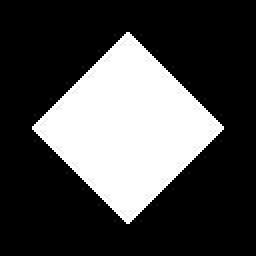
%> input picture segmentation/img/120.jpg, 128 x 128 px, given in place of 130.bmp, which was not available (shown 2 times larger)
$ octave main.m   (GNU Octave 9; MATLAB toolbox functions it lacks are replaced by stand-ins)
%> lines starting %> are read from the running program, lines starting %| are printed output that depends on the picture; in (x1, y1, x2, y2) boxes, pixels count from 0 and x2, y2 are one past the last pixel; in counts of white or black regions, pixels touching at a corner belong together; the program's own positions count from 1; pictures that were not available may be replaced by others from this repository, and a replacement may not be noted
### segmentation/util/colorspace.m
function varargout = colorspace(Conversion,varargin)
%COLORSPACE  Convert a color image between color representations.
%   B = COLORSPACE(S,A) converts the color representation of image A
%   where S is a string specifying the conversion.  S tells the
%   source and destination color spaces, S = 'dest<-src', or
%   alternatively, S = 'src->dest'.  Supported color spaces are
%
%     'RGB'              R'G'B' Red Green Blue (ITU-R BT.709 gamma-corrected)
%     'YPbPr'            Luma (ITU-R BT.601) + Chroma
%     'YCbCr'/'YCC'      Luma + Chroma ("digitized" version of Y'PbPr)
%     'YUV'              NTSC PAL Y'UV Luma + Chroma
%     'YIQ'              NTSC Y'IQ Luma + Chroma
%     'YDbDr'            SECAM Y'DbDr Luma + Chroma
%     'JPEGYCbCr'        JPEG-Y'CbCr Luma + Chroma
%     'HSV'/'HSB'        Hue Saturation Value/Brightness
%     'HSL'/'HLS'/'HSI'  Hue Saturation Luminance/Intensity
%     'XYZ'              CIE XYZ
%     'Lab'              CIE L*a*b* (CIELAB)
%     'Luv'              CIE L*u*v* (CIELUV)
%     'Lch'              CIE L*ch (CIELCH)
%
%  All conversions assume 2 degree observer and D65 illuminant.  Color
%  space names are case insensitive.  When R'G'B' is the source or
%  destination, it can be omitted. For example 'yuv<-' is short for
%  'yuv<-rgb'.
%
%  MATLAB uses two standard data formats for R'G'B': double data with
%  intensities in the range 0 to 1, and uint8 data with integer-valued
%  intensities from 0 to 255.  As MATLAB's native datatype, double data is
%  the natural choice, and the R'G'B' format used by colorspace.  However,
%  for memory and computational performance, some functions also operate
%  with uint8 R'G'B'.  Given uint8 R'G'B' color data, colorspace will
%  first cast it to double R'G'B' before processing.
%
%  If A is an Mx3 array, like a colormap, B will also have size Mx3.
%
%  [B1,B2,B3] = COLORSPACE(S,A) specifies separate output channels.
%  COLORSPACE(S,A1,A2,A3) specifies separate input channels.

% Pascal Getreuer 2005-2006

%%% Input parsing %%%
if nargin < 2, error('Not enough input arguments.'); end
[SrcSpace,DestSpace] = parse(Conversion);

if nargin == 2
   Image = varargin{1};
elseif nargin >= 3
   Image = cat(3,varargin{:});
else
   error('Invalid number of input arguments.');
end

FlipDims = (size(Image,3) == 1);

if FlipDims, Image = permute(Image,[1,3,2]); end
if ~isa(Image,'double'), Image = double(Image)/255; end
if size(Image,3) ~= 3, error('Invalid input size.'); end

SrcT = gettransform(SrcSpace);
DestT = gettransform(DestSpace);

if ~ischar(SrcT) & ~ischar(DestT)
   % Both source and destination transforms are affine, so they
   % can be composed into one affine operation
   T = [DestT(:,1:3)*SrcT(:,1:3),DestT(:,1:3)*SrcT(:,4)+DestT(:,4)];
   Temp = zeros(size(Image));
   Temp(:,:,1) = T(1)*Image(:,:,1) + T(4)*Image(:,:,2) + T(7)*Image(:,:,3) + T(10);
   Temp(:,:,2) = T(2)*Image(:,:,1) + T(5)*Image(:,:,2) + T(8)*Image(:,:,3) + T(11);
   Temp(:,:,3) = T(3)*Image(:,:,1) + T(6)*Image(:,:,2) + T(9)*Image(:,:,3) + T(12);
   Image = Temp;
elseif ~ischar(DestT)
   Image = rgb(Image,SrcSpace);
   Temp = zeros(size(Image));
   Temp(:,:,1) = DestT(1)*Image(:,:,1) + DestT(4)*Image(:,:,2) + DestT(7)*Image(:,:,3) + DestT(10);
   Temp(:,:,2) = DestT(2)*Image(:,:,1) + DestT(5)*Image(:,:,2) + DestT(8)*Image(:,:,3) + DestT(11);
   Temp(:,:,3) = DestT(3)*Image(:,:,1) + DestT(6)*Image(:,:,2) + DestT(9)*Image(:,:,3) + DestT(12);
   Image = Temp;
else
   Image = feval(DestT,Image,SrcSpace);
end

%%% Output format %%%
if nargout > 1
   varargout = {Image(:,:,1),Image(:,:,2),Image(:,:,3)};
else
   if FlipDims, Image = permute(Image,[1,3,2]); end
   varargout = {Image};
end

return;


function [SrcSpace,DestSpace] = parse(Str)
% Parse conversion argument

if isstr(Str)
   Str = lower(strrep(strrep(Str,'-',''),' ',''));
   k = find(Str == '>');

   if length(k) == 1         % Interpret the form 'src->dest'
      SrcSpace = Str(1:k-1);
      DestSpace = Str(k+1:end);
   else
      k = find(Str == '<');

      if length(k) == 1      % Interpret the form 'dest<-src'
         DestSpace = Str(1:k-1);
         SrcSpace = Str(k+1:end);
      else
         error(['Invalid conversion, ''',Str,'''.']);
      end
   end

   SrcSpace = alias(SrcSpace);
   DestSpace = alias(DestSpace);
else
   SrcSpace = 1;             % No source pre-transform
   DestSpace = Conversion;
   if any(size(Conversion) ~= 3), error('Transformation matrix must be 3x3.'); end
end
return;


function Space = alias(Space)
Space = strrep(Space,'cie','');

if isempty(Space)
   Space = 'rgb';
end

switch Space
case {'ycbcr','ycc'}
   Space = 'ycbcr';
case {'hsv','hsb'}
   Space = 'hsv';
case {'hsl','hsi','hls'}
   Space = 'hsl';
case {'rgb','yuv','yiq','ydbdr','ycbcr','jpegycbcr','xyz','lab','luv','lch'}
   return;
end
return;


function T = gettransform(Space)
% Get a colorspace transform: either a matrix describing an affine transform,
% or a string referring to a conversion subroutine
switch Space
case 'ypbpr'
   T = [0.299,0.587,0.114,0;-0.1687367,-0.331264,0.5,0;0.5,-0.418688,-0.081312,0];
case 'yuv'
   % R'G'B' to NTSC/PAL YUV
   % Wikipedia: http://en.wikipedia.org/wiki/YUV
   T = [0.299,0.587,0.114,0;-0.147,-0.289,0.436,0;0.615,-0.515,-0.100,0];
case 'ydbdr'
   % R'G'B' to SECAM YDbDr
   % Wikipedia: http://en.wikipedia.org/wiki/YDbDr
   T = [0.299,0.587,0.114,0;-0.450,-0.883,1.333,0;-1.333,1.116,0.217,0];
case 'yiq'
   % R'G'B' in [0,1] to NTSC YIQ in [0,1];[-0.595716,0.595716];[-0.522591,0.522591];
   % Wikipedia: http://en.wikipedia.org/wiki/YIQ
   T = [0.299,0.587,0.114,0;0.595716,-0.274453,-0.321263,0;0.211456,-0.522591,0.311135,0];
case 'ycbcr'
   % R'G'B' (range [0,1]) to ITU-R BRT.601 (CCIR 601) Y'CbCr
   % Wikipedia: http://en.wikipedia.org/wiki/YCbCr
   % Poynton, Equation 3, scaling of R'G'B to Y'PbPr conversion
   T = [65.481,128.553,24.966,16;-37.797,-74.203,112.0,128;112.0,-93.786,-18.214,128];
case 'jpegycbcr'
   % Wikipedia: http://en.wikipedia.org/wiki/YCbCr
   T = [0.299,0.587,0.114,0;-0.168736,-0.331264,0.5,0.5;0.5,-0.418688,-0.081312,0.5]*255;
case {'rgb','xyz','hsv','hsl','lab','luv','lch'}
   T = Space;
otherwise
   error(['Unknown color space, ''',Space,'''.']);
end
return;


function Image = rgb(Image,SrcSpace)
% Convert to Rec. 709 R'G'B' from 'SrcSpace'
switch SrcSpace
case 'rgb'
   return;
case 'hsv'
   % Convert HSV to R'G'B'
   Image = huetorgb((1 - Image(:,:,2)).*Image(:,:,3),Image(:,:,3),Image(:,:,1));
case 'hsl'
   % Convert HSL to R'G'B'
   L = Image(:,:,3);
   Delta = Image(:,:,2).*min(L,1-L);
   Image = huetorgb(L-Delta,L+Delta,Image(:,:,1));
case {'xyz','lab','luv','lch'}
   % Convert to CIE XYZ
   Image = xyz(Image,SrcSpace);
   % Convert XYZ to RGB
   T = [3.240479,-1.53715,-0.498535;-0.969256,1.875992,0.041556;0.055648,-0.204043,1.057311];
   R = T(1)*Image(:,:,1) + T(4)*Image(:,:,2) + T(7)*Image(:,:,3);  % R
   G = T(2)*Image(:,:,1) + T(5)*Image(:,:,2) + T(8)*Image(:,:,3);  % G
   B = T(3)*Image(:,:,1) + T(6)*Image(:,:,2) + T(9)*Image(:,:,3);  % B
   % Desaturate and rescale to constrain resulting RGB values to [0,1]
   AddWhite = -min(min(min(R,G),B),0);
   Scale = max(max(max(R,G),B)+AddWhite,1);
   R = (R + AddWhite)./Scale;
   G = (G + AddWhite)./Scale;
   B = (B + AddWhite)./Scale;
   % Apply gamma correction to convert RGB to Rec. 709 R'G'B'
   Image(:,:,1) = gammacorrection(R);  % R'
   Image(:,:,2) = gammacorrection(G);  % G'
   Image(:,:,3) = gammacorrection(B);  % B'
otherwise  % Conversion is through an affine transform
   T = gettransform(SrcSpace);
   temp = inv(T(:,1:3));
   T = [temp,-temp*T(:,4)];
   R = T(1)*Image(:,:,1) + T(4)*Image(:,:,2) + T(7)*Image(:,:,3) + T(10);
   G = T(2)*Image(:,:,1) + T(5)*Image(:,:,2) + T(8)*Image(:,:,3) + T(11);
   B = T(3)*Image(:,:,1) + T(6)*Image(:,:,2) + T(9)*Image(:,:,3) + T(12);
   AddWhite = -min(min(min(R,G),B),0);
   Scale = max(max(max(R,G),B)+AddWhite,1);
   R = (R + AddWhite)./Scale;
   G = (G + AddWhite)./Scale;
   B = (B + AddWhite)./Scale;
   Image(:,:,1) = R;
   Image(:,:,2) = G;
   Image(:,:,3) = B;
end

% Clip to [0,1]
Image = min(max(Image,0),1);
return;


function Image = xyz(Image,SrcSpace)
% Convert to CIE XYZ from 'SrcSpace'
WhitePoint = [0.950456,1,1.088754];

switch SrcSpace
case 'xyz'
   return;
case 'luv'
   % Convert CIE L*uv to XYZ
   WhitePointU = (4*WhitePoint(1))./(WhitePoint(1) + 15*WhitePoint(2) + 3*WhitePoint(3));
   WhitePointV = (9*WhitePoint(2))./(WhitePoint(1) + 15*WhitePoint(2) + 3*WhitePoint(3));
   L = Image(:,:,1);
   Y = (L + 16)/116;
   Y = invf(Y)*WhitePoint(2);
   U = Image(:,:,2)./(13*L + 1e-6*(L==0)) + WhitePointU;
   V = Image(:,:,3)./(13*L + 1e-6*(L==0)) + WhitePointV;
   Image(:,:,1) = -(9*Y.*U)./((U-4).*V - U.*V);                  % X
   Image(:,:,2) = Y;                                             % Y
   Image(:,:,3) = (9*Y - (15*V.*Y) - (V.*Image(:,:,1)))./(3*V);  % Z
case {'lab','lch'}
   Image = lab(Image,SrcSpace);
   % Convert CIE L*ab to XYZ
   fY = (Image(:,:,1) + 16)/116;
   fX = fY + Image(:,:,2)/500;
   fZ = fY - Image(:,:,3)/200;
   Image(:,:,1) = WhitePoint(1)*invf(fX);  % X
   Image(:,:,2) = WhitePoint(2)*invf(fY);  % Y
   Image(:,:,3) = WhitePoint(3)*invf(fZ);  % Z
otherwise   % Convert from some gamma-corrected space
   % Convert to Rec. 701 R'G'B'
   Image = rgb(Image,SrcSpace);
   % Undo gamma correction
   R = invgammacorrection(Image(:,:,1));
   G = invgammacorrection(Image(:,:,2));
   B = invgammacorrection(Image(:,:,3));
   % Convert RGB to XYZ
   T = inv([3.240479,-1.53715,-0.498535;-0.969256,1.875992,0.041556;0.055648,-0.204043,1.057311]);
   Image(:,:,1) = T(1)*R + T(4)*G + T(7)*B;  % X
   Image(:,:,2) = T(2)*R + T(5)*G + T(8)*B;  % Y
   Image(:,:,3) = T(3)*R + T(6)*G + T(9)*B;  % Z
end
return;


% [35 lines left out: functions hsv, hsl, not called in this run]


function Image = lab(Image,SrcSpace)
% Convert to CIE L*a*b* (CIELAB)
WhitePoint = [0.950456,1,1.088754];

switch SrcSpace
case 'lab'
   return;
case 'lch'
   % Convert CIE L*CH to CIE L*ab
   C = Image(:,:,2);
   Image(:,:,2) = cos(Image(:,:,3)*pi/180).*C;  % a*
   Image(:,:,3) = sin(Image(:,:,3)*pi/180).*C;  % b*
otherwise
   Image = xyz(Image,SrcSpace);  % Convert to XYZ
   % Convert XYZ to CIE L*a*b*
   X = Image(:,:,1)/WhitePoint(1);
   Y = Image(:,:,2)/WhitePoint(2);
   Z = Image(:,:,3)/WhitePoint(3);
   fX = f(X);
   fY = f(Y);
   fZ = f(Z);
   Image(:,:,1) = 116*fY - 16;    % L*
   Image(:,:,2) = 500*(fX - fY);  % a*
   Image(:,:,3) = 200*(fY - fZ);  % b*
end
return;


% [68 lines left out: functions luv, lch, huetorgb, rgbtohue, gammacorrection, not called in this run]


function R = invgammacorrection(Rp)
R = real(((Rp + 0.099)/1.099).^(1/0.45));
i = (R < 0.018);
R(i) = Rp(i)/4.5138;
return;


function fY = f(Y)
fY = real(Y.^(1/3));
i = (Y < 0.008856);
fY(i) = Y(i)*(841/108) + (4/29);
return;


% [5 lines left out: function invf, not called in this run]

### segmentation/util/normalize.m
function normVals=normalize(newVals,oldVals)
%function normVals=normalize(newVals,oldVals) normalizes the range of
%newVals to the range of oldVals such that every column is normalized
%independantly
%
%Inputs:    newVals - NxP matrix of new values to be normalized to the
%               range of oldVals
%           oldVals - Optional NxP matrix of original values (for
%               arbitrary K).  Defaults to normalizing range to [0,1]
%
%Outputs:   normVals - NxP matrix of newVals normalized (columnwise) to
%               the range of oldVals
%
%
%5/13/03 - Leo Grady

% Copyright (C) 2002, 2003 Leo Grady <lgrady@cns.bu.edu>
%   Computer Vision and Computational Neuroscience Lab
%   Department of Cognitive and Neural Systems
%   Boston University
%   Boston, MA  02215
%
% This program is free software; you can redistribute it and/or
% modify it under the terms of the GNU General Public License
% as published by the Free Software Foundation; either version 2
% of the License, or (at your option) any later version.
%
% This program is distributed in the hope that it will be useful,
% but WITHOUT ANY WARRANTY; without even the implied warranty of
% MERCHANTABILITY or FITNESS FOR A PARTICULAR PURPOSE.  See the
% GNU General Public License for more details.
%
% You should have received a copy of the GNU General Public License
% along with this program; if not, write to the Free Software
% Foundation, Inc., 59 Temple Place - Suite 330, Boston, MA  02111-1307, USA.
%
% Date - $Id: normalize.m,v 1.2 2003/08/21 17:29:29 lgrady Exp $
%========================================================================%

%Initialize
[N P]=size(newVals);

%Supply optional argument, if required
if nargin == 1
    oldVals=[zeros(1,P);ones(1,P)];
end

%Find original minima/maxima
minVal=min(oldVals,[],1);
maxVal=max(oldVals,[],1);

%Find current minima/maxima
minNewVal=min(newVals,[],1);
maxNewVal=max(newVals,[],1);

%Perform normalization
warning off MATLAB:divideByZero %Error for divide by zero handled below
normVals=newVals-ones(N,1)*minNewVal;
normVals=normVals.*(ones(N,1)*(maxVal-minVal))./ ...
    (ones(N,1)*max(normVals,[],1));
normVals=normVals+ones(N,1)*minVal;
warning on MATLAB:divideByZero

%Error check for completely uniform inputs
uniformIndex=find(minNewVal==maxNewVal);
normVals(:,uniformIndex)=ones(N,1)*minNewVal(:,uniformIndex);

### segmentation/util/our_method_t1.m
function  seg  = our_method_t1( u_ori,W,edges, a,b,is_square,threshold_res)
%%%%%%%%%%%%%%%%%%%%%  smooth image  %%%%%%%%%%%%%%
if nargin <7
        threshold_res = 1e-6;
end
if nargin <5
    b = 0.1;  %  0.1
end
if nargin < 4
    a = 1;
end
if nargin < 6
    is_square = 1;
end

if is_square == 1
    lambda = 2; %%3.0
    p1= 1.0; %  1.0  0.5   1
    p2= 6.0; % 6.0 4
    p3 = 0.2; % 6
    % delta = 1e-6; %
else
    lambda = 0.5; %%3.0
    p1= 1.0; %  1.0  0.5   1
    p2= 6.0; % 6.0 4
    p3 = 0.01;
end


    num_iter = 500;

    [Ny,Nx] = size(u_ori);

    [l1, l2] = size(u_ori);
    % Area = l1*l2;

    u0 = u_ori;
    u = u_ori*0;
    v = u;

    lambda11 = u0*0; lambda12 = u0*0;
    lambda2 = u0*0;

     [x1,x2] = gradient(u_ori);
    % x1 = u0*0;
    % x2 = u0*0;

    DtD = abs(psf2otf([1,-1],[l1, l2])).^2 + abs(psf2otf([1;-1],[l1, l2])).^2;
    A = (p1)*DtD + p2;

    ave_c = zeros(2,num_iter);


    % afa = 3*ones(Ny,Nx);
    % afa_delta = zeros(Ny,Nx,2);
    x_delta = zeros(Ny,Nx,2);

    t = cputime;
    for iter=1:num_iter
        %%%%%%%%%%%%%%%%%%%  For c1 and c2
        [c1,c2] = Cal_Averages(u_ori,v);
        ave_c(1,iter) = c1;
    %     c1 = c1 + wailine;
        ave_c(2,iter) = c2;
    %     c2 = c2 + line;

        %%%%%%%%%%%%%%%%%%%%%  For u
        u_old = u;

        g = - dxb(p1*x1 + lambda11) - dyb(p1*x2 + lambda12) + p2*v +lambda2;
        g = fftn(g);
        u = real(ifftn(g./A));

        %%%%%%%%%%%%%%%%%%%%%  For v
        temp_b = lambda*((u_ori-c1).^2-(u_ori-c2).^2) +lambda2;
        temp_b = reshape(temp_b,size(temp_b,1)*size(temp_b,2),1);
        dd = sum(W);
        v = gauss_seidel(W,edges,dd,p2,p3,temp_b,u,v);


        %%%%%%%%%%%%%%%%%%%%%  Update afa
        k = TotalCuNew(u);
        afa = a + b*(abs(k));


        %%%%%%%%%%%%%%%%  For x

        xx = dxf(u) - lambda11/p1;
        xy = dyf(u) - lambda12/p1;
        x = sqrt(xx.^2 + xy.^2);
        x(x==0) = 1;
        x = max(x - afa/p1,0)./x;
        x1 = xx.*x;
        x2 = xy.*x;

        if iter == 1
           x_delta(:,:,2) = sqrt(x1.^2 + x2.^2);
       elseif iter == 2
           x_delta(:,:,1) = sqrt(x1.^2 + x2.^2);
        else
            x_delta(:,:,2) = x_delta(:,:,1);
            x_delta(:,:,1) = sqrt(x1.^2 + x2.^2);
        end

        %%%%%%%%%%%%%%%%%%%%%  For Lambda
    %     lambda11_old = lambda11;
    %     lambda12_old = lambda12;
    %     lambda2_old = lambda2;

        lambda11 = lambda11 + p1*(x1 - dxf(u));
        lambda12 = lambda12 + p1*(x2 - dyf(u));
        lambda2  = lambda2  + p2*(v-u);

    %     R11 = x1 - dxf(u);
    %     R12 = x2 - dyf(u);
    %     R2  = v - u;

        error1 =  sum(sum( abs(u-u_old) ))/sum(sum(abs(u_old)));

        if error1<threshold_res
            error1
            iter
            break
        end

    end
    t = cputime - t;
    seg = im2bw(1-u);
end

% [27 lines left out: function gauss_seidel, not called in this run]

### segmentation/util/Cal_Averages.m

function [c1,c2] = Cal_Averages(u_ori,v)

count1 = sum(sum(v));
c1 = sum(sum( u_ori.*v ));

count2 = sum(sum(1-v));
c2 = sum(sum( u_ori.*(1-v) ));

c1 = c1./(count1+1e-8);
c2 = c2./(count2+1e-8);

### segmentation/main.m
close all
clear all

addpath('img');
% addpath('test');
addpath('util');

% Im0 = imread('C:/Users/Administrator/Desktop/seg/smooth-seg/inpainting/img/fig8.png');
% figure;
% imshow(Im0,[],'border','tight');
is_square = 1;
if is_square == 1
    Im0 = imread('130.bmp');
%> Im0 is the input picture: size 128x128 uint8; min 0, max 255, mean 73.2
else
    Im0 = imread('120.jpg');
end

Im0 = imresize(Im0,2);
%> Im0: size 256x256 uint8
exact = im2bw(Im0);
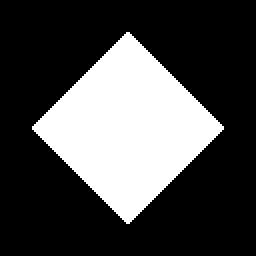
%> exact: size 256x256 logical; 28.7% white; 1 white region, box (x1, y1, x2, y2) and area: (32, 32, 224, 224) 18816
[Ny,Nx,Nc] = size(Im0);
%> Ny = 256; Nx = 256; Nc = 1
if Nc>1; Im0=rgb2gray(Im0); end; % Convert color image to gray-scale image
%imwrite(Im0,'3096-1.png');
Im0 = double(Im0);
%> Im0: size 256x256 double

u_ori = Im0/255;
sigma = 0.8;

% u_ori = Im0;
% sigma = 40;
u_ori = u_ori+sigma*randn(size(u_ori));
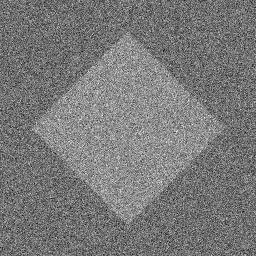
%> u_ori: size 256x256 double; min -3.4, max 4.32, mean 0.281; drawn with min black and max white

% exact = imread('130.bmp');
% exact = imresize(exact,2);
%% %%%%%%%%%%%%%% W_{ij} %%%%%%%%%%%%%%%%%%
u_ori_rgb = zeros(Ny,Nx,Nc);
u_ori_rgb(:,:,1) = u_ori;
u_ori_rgb(:,:,2) = u_ori;
u_ori_rgb(:,:,3) = u_ori;
lab_vals = colorspace('Lab<-', u_ori_rgb);
%> in colorspace, `Image = feval(DestT,Image,SrcSpace);`:
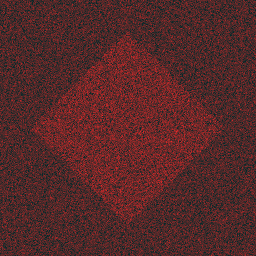
%> Image: size 256x256x3 double; mean R, G, B 64, 0, 0; drawn with min black and max white
%> in colorspace, `varargout = {Image};`: varargout = 1 item
lab_vals = reshape(lab_vals,size(lab_vals,1)*size(lab_vals,2),size(lab_vals,3));


i1 = 1:Ny;
%> i1 = 256 values from 1 to 256
edi1 = i1';
%> edi1 = 256 values from 1 to 256
edi1 = repmat(edi1,Ny,1);
i2 = 1:Ny;
%> i2 = 256 values from 1 to 256
edi2 = repmat(i2,Ny,1);
edi2 = edi2(:);

j1 = 1:Nx;
%> j1 = 256 values from 1 to 256
edj1 = j1';
edj1 = repmat(edj1,Nx,1);
j2 = 1:Nx;
edj2 = repmat(j2,Nx,1);
edj2 = edj2(:);

ii =[edi1 edi2];
jj =[edj1 edj2];
num3 = ii(:,1)==ii(:,2);
ii(num3,:)=[];
num3 = jj(:,1)==jj(:,2);
jj(num3,:)=[];

num1 = find(abs(ii(:,1)-ii(:,2))<2);
num2 = find(abs(jj(:,1)-jj(:,2))<2);
edij1 = repmat(ii(num1,:),size(num2,1),1);
temp = jj(num2,:);
temp=temp';
temp1 = repmat(temp(1,:),size(num1,1),1);
temp1 = temp1(:);
temp2 = repmat(temp(2,:),size(num1,1),1);
temp2 = temp2(:);
edij2 = [temp1 temp2];
e1 = (edij2(:,1)-1)*Ny+edij1(:,1);
e2 = (edij2(:,2)-1)*Ny+edij1(:,2);
edges = [e1 e2];

clear edi1;
clear edi2;
clear edj1;
clear edj2;
clear edij1;
clear edij2;

theta=10; % control the edge weight
weights = makeweights(edges,lab_vals,theta);
W=sparse(edges(:,1),edges(:,2), weights);

%% ##############our method #########
a = 1;
b = 5;
t10=clock;
seg0 = our_method_t1( u_ori,W,edges,a,b,is_square); % TC+graph
% [52 lines not run here, left out]
function weights=makeweights(edges,vals,valScale)
valDistances=sqrt(sum((vals(edges(:,1),:)-vals(edges(:,2),:)).^2,2));
valDistances=normalize(valDistances); %Normalize to [0,1]
%> in normalize, `[N P]=size(newVals);`: N = 260100; P = 1
%> in normalize, `minVal=min(oldVals,[],1);`: minVal = 0
%> in normalize, `maxVal=max(oldVals,[],1);`: maxVal = 1
%> in normalize, `minNewVal=min(newVals,[],1);`: minNewVal = 0.000777
%> in normalize, `maxNewVal=max(newVals,[],1);`: maxNewVal = 320
%> in normalize, `uniformIndex=find(minNewVal==maxNewVal);`: uniformIndex = []
%> in our_method_t1, `u = u_ori*0;`: u: size 256x256 double; every value is 0
%> in our_method_t1, `[x1,x2] = gradient(u_ori);`:
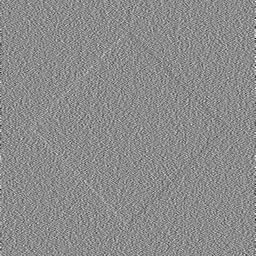
%> x1: size 256x256 double; min -3.63, max 2.99, mean 0.000137; drawn with min black and max white
%> in our_method_t1, `[x1,x2] = gradient(u_ori);`:
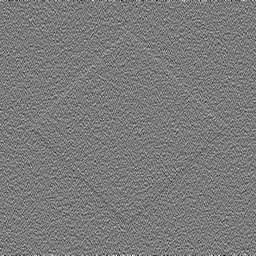
%> x2: size 256x256 double; min -3.03, max 3.25, mean 0.000509; drawn with min black and max white
%> the loop in our_method_t1, `for iter=1:num_iter` made 1 pass
%> (count1 in Cal_Averages, c1, count2 in Cal_Averages, c2) on pass 1: (0, 0, 65536, 0.281)
%> the run ends on the next line
weights=exp(-valScale*valDistances);
end
